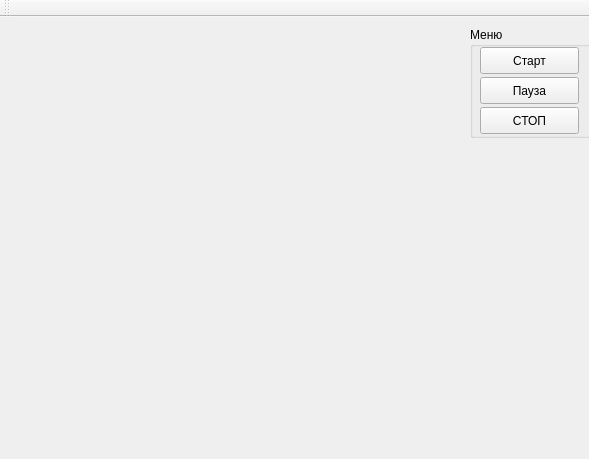
<?xml version="1.0" encoding="UTF-8"?>
<ui version="4.0">
 <class>MainWindow</class>
 <widget class="QMainWindow" name="MainWindow">
  <property name="geometry">
   <rect>
    <x>0</x>
    <y>0</y>
    <width>589</width>
    <height>459</height>
   </rect>
  </property>
  <property name="windowTitle">
   <string>MainWindow</string>
  </property>
  <widget class="QWidget" name="centralWidget">
   <widget class="QWidget" name="layoutWidget">
    <property name="geometry">
     <rect>
      <x>10</x>
      <y>10</y>
      <width>451</width>
      <height>401</height>
     </rect>
    </property>
    <layout class="QHBoxLayout" name="standartGame"/>
   </widget>
   <widget class="QGroupBox" name="groupBox">
    <property name="geometry">
     <rect>
      <x>470</x>
      <y>10</y>
      <width>121</width>
      <height>111</height>
     </rect>
    </property>
    <property name="title">
     <string>Меню</string>
    </property>
    <widget class="QPushButton" name="startButton">
     <property name="geometry">
      <rect>
       <x>10</x>
       <y>20</y>
       <width>99</width>
       <height>27</height>
      </rect>
     </property>
     <property name="text">
      <string>Старт</string>
     </property>
    </widget>
    <widget class="QPushButton" name="pauseButton">
     <property name="geometry">
      <rect>
       <x>10</x>
       <y>50</y>
       <width>99</width>
       <height>27</height>
      </rect>
     </property>
     <property name="text">
      <string>Пауза</string>
     </property>
    </widget>
    <widget class="QPushButton" name="stopButton">
     <property name="geometry">
      <rect>
       <x>10</x>
       <y>80</y>
       <width>99</width>
       <height>27</height>
      </rect>
     </property>
     <property name="text">
      <string>СТОП</string>
     </property>
    </widget>
   </widget>
  </widget>
  <widget class="QMenuBar" name="menuBar">
   <property name="geometry">
    <rect>
     <x>0</x>
     <y>0</y>
     <width>589</width>
     <height>25</height>
    </rect>
   </property>
  </widget>
  <widget class="QToolBar" name="mainToolBar">
   <attribute name="toolBarArea">
    <enum>TopToolBarArea</enum>
   </attribute>
   <attribute name="toolBarBreak">
    <bool>false</bool>
   </attribute>
  </widget>
 </widget>
 <layoutdefault spacing="6" margin="11"/>
 <resources/>
 <connections/>
</ui>
